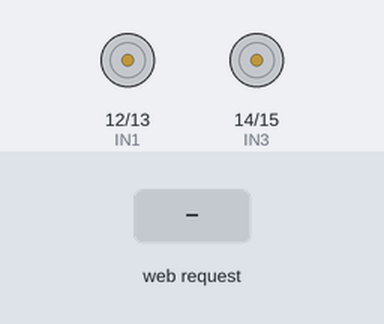
This sketch was run on a simulated ESP32. On the bench: motor-driver pin pairs drawn as motors (green arrow = first pin HIGH = forward, orange = second pin HIGH = backward, longer = more drive). The test bench sets the inputs (shaded band). What the sketch prints to the serial monitor is not drawn.

Above: at 1.2 s.
1.3 s: HTTP request GET /F received
At 1.9 s:
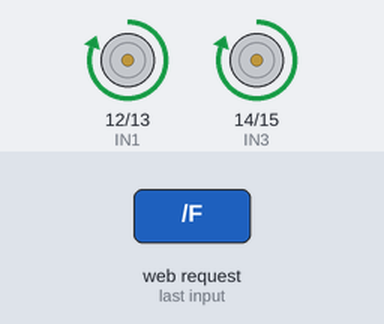
2.8 s: HTTP request GET /B received
At 3.1 s:
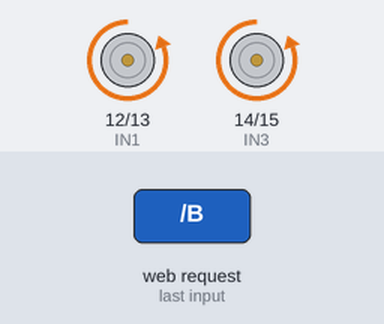
4.3 s: HTTP request GET /L received
At 5.4 s:
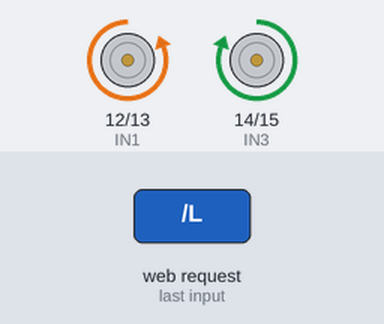
5.8 s: HTTP request GET /R received
At 6.6 s:
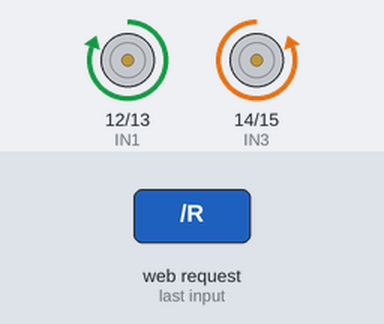
7.3 s: HTTP request GET /S received
At 7.7 s:
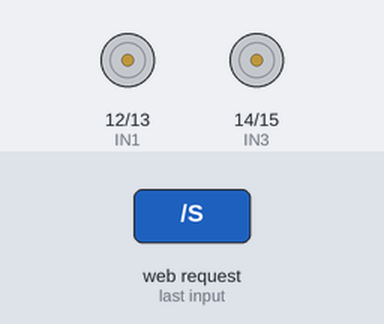
Timing chart, 0 to 9.8 s (numbered marks = the images above; inputs shaded):
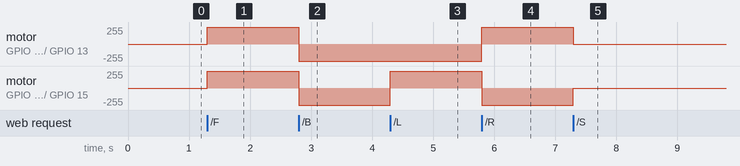

The sketch:

Aircraft_Inspection_Rover2.ino
```cpp
 #include <WiFi.h>
#include <WebServer.h>

// Rover Wi-Fi network
const char* ssid = "AircraftRover";
const char* password = "Rover1234";

WebServer server(80);

// L298N motor input pins
const int IN1 = 12;
const int IN2 = 13;
const int IN3 = 14;
const int IN4 = 15;

void stopRover() {
  digitalWrite(IN1, LOW);
  digitalWrite(IN2, LOW);
  digitalWrite(IN3, LOW);
  digitalWrite(IN4, LOW);
}

void forward() {
  digitalWrite(IN1, HIGH);
  digitalWrite(IN2, LOW);
  digitalWrite(IN3, HIGH);
  digitalWrite(IN4, LOW);
}

void backward() {
  digitalWrite(IN1, LOW);
  digitalWrite(IN2, HIGH);
  digitalWrite(IN3, LOW);
  digitalWrite(IN4, HIGH);
}

void left() {
  digitalWrite(IN1, LOW);
  digitalWrite(IN2, HIGH);
  digitalWrite(IN3, HIGH);
  digitalWrite(IN4, LOW);
}

void right() {
  digitalWrite(IN1, HIGH);
  digitalWrite(IN2, LOW);
  digitalWrite(IN3, LOW);
  digitalWrite(IN4, HIGH);
}

void showPage() {
  String page = R"rawliteral(
  <!DOCTYPE html>
  <html>
  <head>
    <meta name="viewport" content="width=device-width,initial-scale=1">
    <title>Aircraft Inspection Rover</title>
    <style>
      body {font-family:Arial;text-align:center;margin:20px}
      button {width:110px;height:55px;margin:6px;font-size:17px}
    </style>
  </head>
  <body>
    <h2>Aircraft Inspection Rover</h2>
    <p>Wireless Rover Control</p>
    <p><button onclick="location.href='/F'">Forward</button></p>
    <button onclick="location.href='/L'">Left</button>
    <button onclick="location.href='/S'">STOP</button>
    <button onclick="location.href='/R'">Right</button>
    <p><button onclick="location.href='/B'">Backward</button></p>
  </body>
  </html>
  )rawliteral";

  server.send(200, "text/html", page);
}

void setup() {
  Serial.begin(115200);

  pinMode(IN1, OUTPUT);
  pinMode(IN2, OUTPUT);
  pinMode(IN3, OUTPUT);
  pinMode(IN4, OUTPUT);
  stopRover();

  WiFi.softAP(ssid, password);

  Serial.println("Aircraft Inspection Rover started");
  Serial.print("Connect your phone to: ");
  Serial.println(ssid);
  Serial.print("Open this address: http://");
  Serial.println(WiFi.softAPIP());

  server.on("/", showPage);
  server.on("/F", []() {
    forward();
    showPage();
  });
  server.on("/B", []() {
    backward();
    showPage();
  });
  server.on("/L", []() {
    left();
    showPage();
  });
  server.on("/R", []() {
    right();
    showPage();
  });
  server.on("/S", []() {
    stopRover();
    showPage();
  });

  server.onNotFound([]() {
    stopRover();
    showPage();
  });

  server.begin();
}

void loop() {
  server.handleClient();
}
```

Measured:
- after the input at 1.3 s, motor on GPIO 12 (IN1) / GPIO 13 (IN2), motor on GPIO 14 (IN3) / GPIO 15 (IN4): stopped → forward 255/255 at once
- after the input at 2.8 s, motor on GPIO 12 (IN1) / GPIO 13 (IN2), motor on GPIO 14 (IN3) / GPIO 15 (IN4): forward 255/255 → backward 255/255 at once
- after the input at 4.3 s, motor on GPIO 14 (IN3) / GPIO 15 (IN4): backward 255/255 → forward 255/255 at once
- after the input at 5.8 s, motor on GPIO 12 (IN1) / GPIO 13 (IN2): backward 255/255 → forward 255/255 at once; motor on GPIO 14 (IN3) / GPIO 15 (IN4): forward 255/255 → backward 255/255 at once
- after the input at 7.3 s, motor on GPIO 12 (IN1) / GPIO 13 (IN2): forward 255/255 → stopped at once; motor on GPIO 14 (IN3) / GPIO 15 (IN4): backward 255/255 → stopped at once
